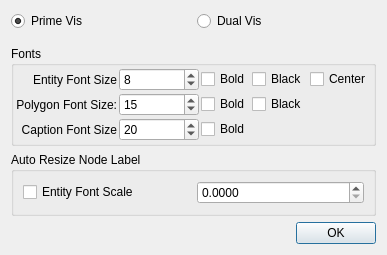
<?xml version="1.0" encoding="UTF-8"?>
<ui version="4.0">
 <class>FontSettingDialog</class>
 <widget class="QDialog" name="FontSettingDialog">
  <property name="geometry">
   <rect>
    <x>0</x>
    <y>0</y>
    <width>347</width>
    <height>222</height>
   </rect>
  </property>
  <property name="windowTitle">
   <string>Font Settings</string>
  </property>
  <layout class="QVBoxLayout" name="verticalLayout">
   <item>
    <layout class="QHBoxLayout" name="horizontalLayout_2">
     <property name="bottomMargin">
      <number>9</number>
     </property>
     <item>
      <widget class="QRadioButton" name="radioButton_PrimeVis">
       <property name="text">
        <string>Prime Vis</string>
       </property>
       <property name="checked">
        <bool>true</bool>
       </property>
      </widget>
     </item>
     <item>
      <widget class="QRadioButton" name="radioButton_DualVis">
       <property name="text">
        <string>Dual Vis</string>
       </property>
      </widget>
     </item>
    </layout>
   </item>
   <item>
    <widget class="QGroupBox" name="groupBox">
     <property name="title">
      <string>Fonts</string>
     </property>
     <layout class="QGridLayout" name="gridLayout_2">
      <property name="leftMargin">
       <number>2</number>
      </property>
      <property name="topMargin">
       <number>2</number>
      </property>
      <property name="rightMargin">
       <number>2</number>
      </property>
      <property name="bottomMargin">
       <number>2</number>
      </property>
      <property name="spacing">
       <number>2</number>
      </property>
      <item row="2" column="2">
       <widget class="QCheckBox" name="checkBox_RFont_Bold">
        <property name="text">
         <string>Bold</string>
        </property>
       </widget>
      </item>
      <item row="4" column="1">
       <widget class="QSpinBox" name="spinBox_CfontSize">
        <property name="value">
         <number>20</number>
        </property>
       </widget>
      </item>
      <item row="2" column="3">
       <widget class="QCheckBox" name="checkBox_BlackRLabel">
        <property name="text">
         <string>Black</string>
        </property>
       </widget>
      </item>
      <item row="1" column="1">
       <widget class="QSpinBox" name="spinBox_EfontSize">
        <property name="value">
         <number>8</number>
        </property>
       </widget>
      </item>
      <item row="2" column="0">
       <widget class="QLabel" name="label_12">
        <property name="minimumSize">
         <size>
          <width>0</width>
          <height>0</height>
         </size>
        </property>
        <property name="text">
         <string>Polygon Font Size:</string>
        </property>
        <property name="alignment">
         <set>Qt::AlignRight|Qt::AlignTrailing|Qt::AlignVCenter</set>
        </property>
       </widget>
      </item>
      <item row="2" column="1">
       <widget class="QSpinBox" name="spinBox_RfontSize">
        <property name="minimumSize">
         <size>
          <width>80</width>
          <height>0</height>
         </size>
        </property>
        <property name="minimum">
         <number>1</number>
        </property>
        <property name="maximum">
         <number>100</number>
        </property>
        <property name="singleStep">
         <number>1</number>
        </property>
        <property name="value">
         <number>15</number>
        </property>
       </widget>
      </item>
      <item row="4" column="2">
       <widget class="QCheckBox" name="checkBox_CFont_Bold">
        <property name="text">
         <string>Bold</string>
        </property>
       </widget>
      </item>
      <item row="1" column="0">
       <widget class="QLabel" name="label">
        <property name="text">
         <string>Entity Font Size</string>
        </property>
        <property name="alignment">
         <set>Qt::AlignRight|Qt::AlignTrailing|Qt::AlignVCenter</set>
        </property>
       </widget>
      </item>
      <item row="1" column="2">
       <widget class="QCheckBox" name="checkBox_EFont_Bold">
        <property name="text">
         <string>Bold</string>
        </property>
       </widget>
      </item>
      <item row="1" column="3">
       <widget class="QCheckBox" name="checkBox_BlackELabel">
        <property name="text">
         <string>Black</string>
        </property>
       </widget>
      </item>
      <item row="4" column="0">
       <widget class="QLabel" name="label_2">
        <property name="text">
         <string>Caption Font Size</string>
        </property>
        <property name="alignment">
         <set>Qt::AlignRight|Qt::AlignTrailing|Qt::AlignVCenter</set>
        </property>
       </widget>
      </item>
      <item row="1" column="4">
       <widget class="QCheckBox" name="checkBox_CenterELabel">
        <property name="text">
         <string>Center</string>
        </property>
       </widget>
      </item>
     </layout>
    </widget>
   </item>
   <item>
    <widget class="QGroupBox" name="groupBox_2">
     <property name="title">
      <string>Auto Resize Node Label</string>
     </property>
     <layout class="QHBoxLayout" name="horizontalLayout">
      <item>
       <widget class="QCheckBox" name="checkBox_AutoResizeELabels">
        <property name="text">
         <string>Entity Font Scale</string>
        </property>
       </widget>
      </item>
      <item>
       <widget class="QDoubleSpinBox" name="doubleSpinBox_EFontScale">
        <property name="decimals">
         <number>4</number>
        </property>
        <property name="maximum">
         <double>5.000000000000000</double>
        </property>
        <property name="singleStep">
         <double>0.050000000000000</double>
        </property>
       </widget>
      </item>
     </layout>
    </widget>
   </item>
   <item>
    <widget class="QDialogButtonBox" name="buttonBox">
     <property name="minimumSize">
      <size>
       <width>80</width>
       <height>0</height>
      </size>
     </property>
     <property name="orientation">
      <enum>Qt::Horizontal</enum>
     </property>
     <property name="standardButtons">
      <set>QDialogButtonBox::Ok</set>
     </property>
    </widget>
   </item>
  </layout>
 </widget>
 <resources/>
 <connections>
  <connection>
   <sender>buttonBox</sender>
   <signal>accepted()</signal>
   <receiver>FontSettingDialog</receiver>
   <slot>accept()</slot>
   <hints>
    <hint type="sourcelabel">
     <x>248</x>
     <y>254</y>
    </hint>
    <hint type="destinationlabel">
     <x>157</x>
     <y>274</y>
    </hint>
   </hints>
  </connection>
  <connection>
   <sender>buttonBox</sender>
   <signal>rejected()</signal>
   <receiver>FontSettingDialog</receiver>
   <slot>reject()</slot>
   <hints>
    <hint type="sourcelabel">
     <x>316</x>
     <y>260</y>
    </hint>
    <hint type="destinationlabel">
     <x>286</x>
     <y>274</y>
    </hint>
   </hints>
  </connection>
 </connections>
</ui>
